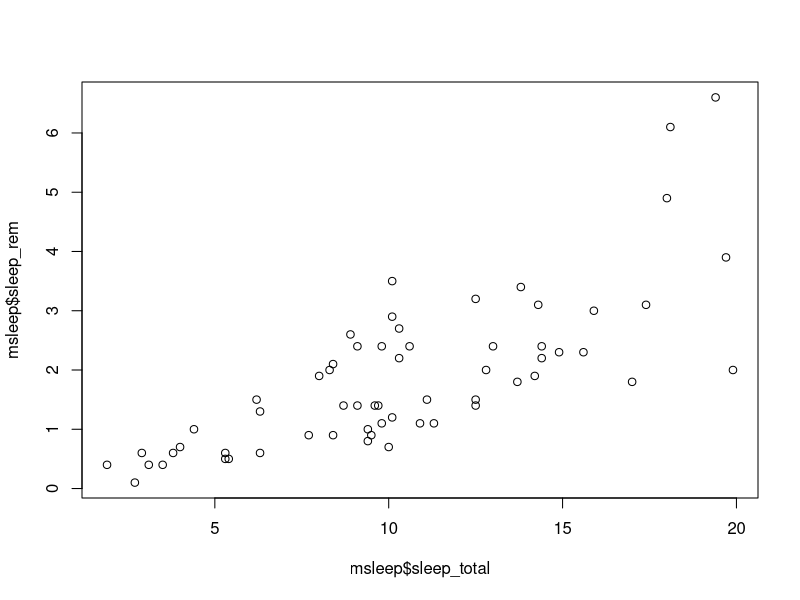
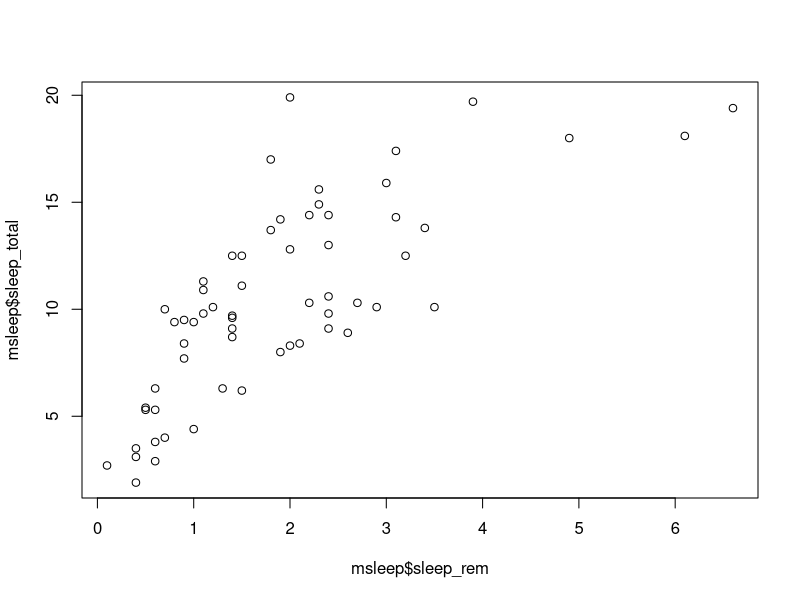
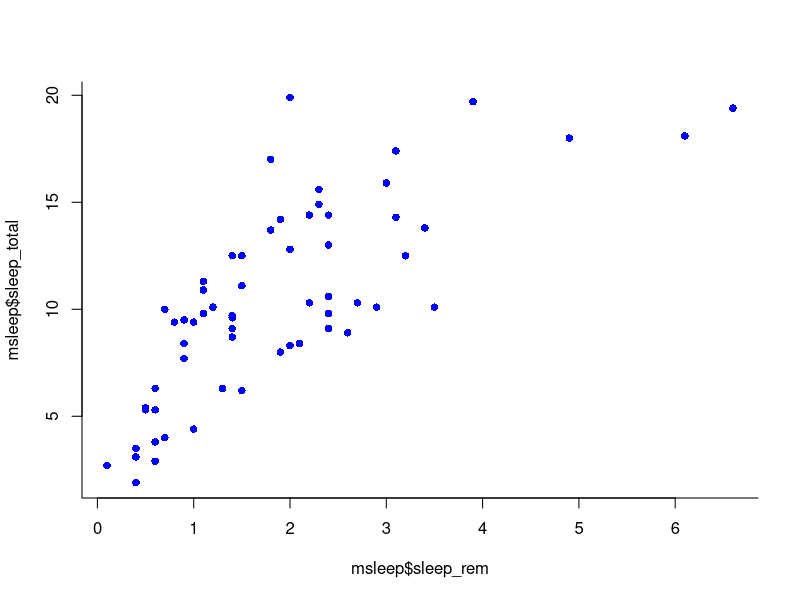
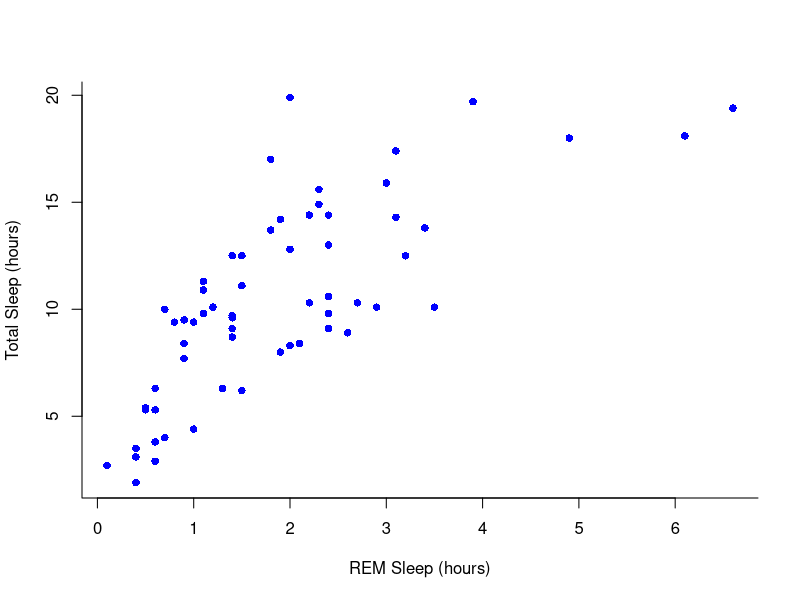
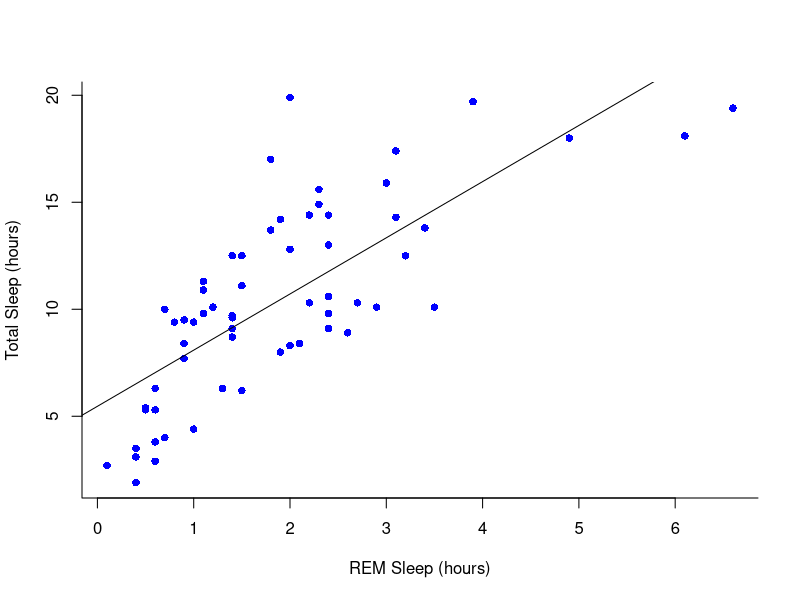
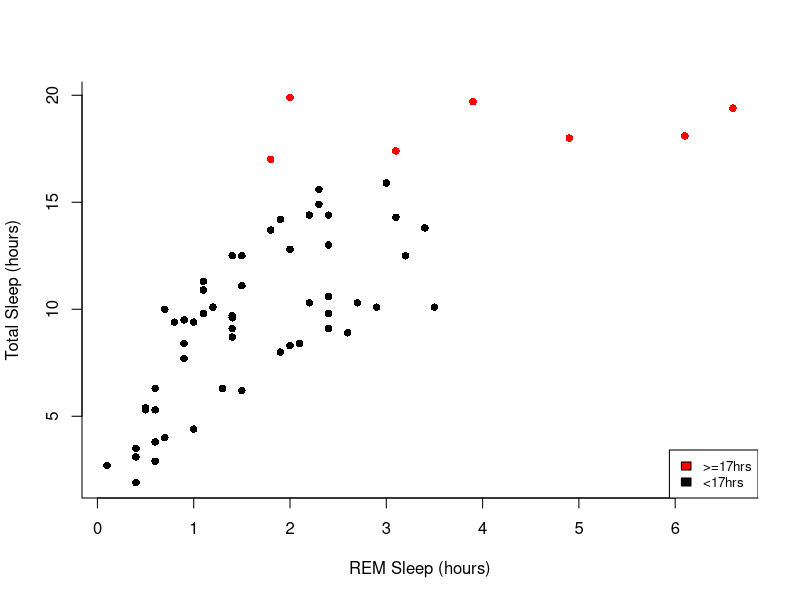
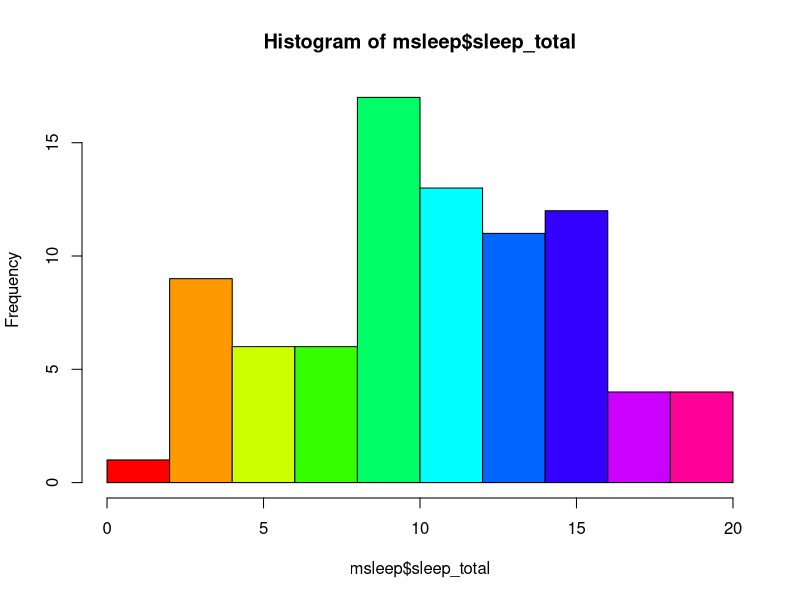
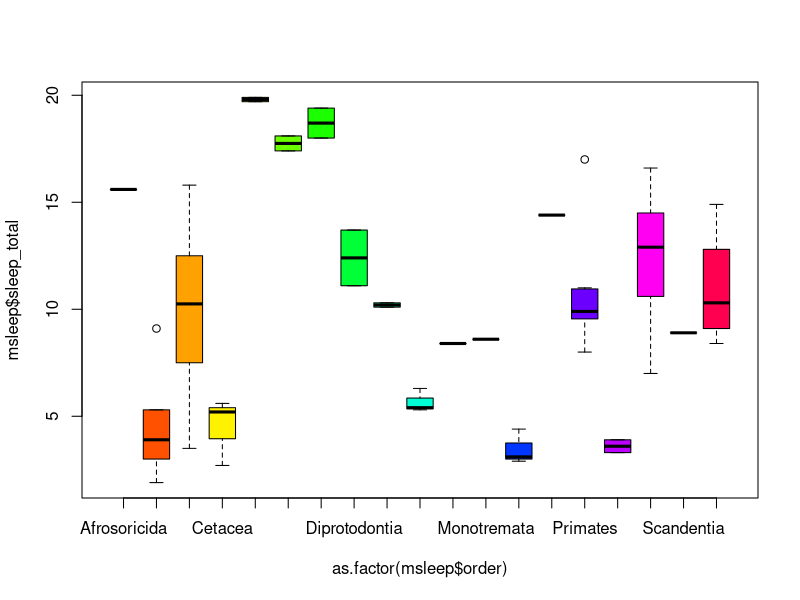

R code for these plots, in order:
## ---- chunk 1
knitr::opts_chunk$set(fig.width = 8, collapse = TRUE)
knitr::opts_chunk$set(echo = TRUE)
## ---- chunk 2

library(ggplot2)
data(msleep)
## ---- chunk 3

plot(msleep$sleep_total, msleep$sleep_rem)

# or plot response variable as a function "~" of the predictor variable. When we use ~, the dependent variable is always on the left hand side. 
## ---- chunk 4

plot(msleep$sleep_total~msleep$sleep_rem) #you'll notice this swaps the x and y axis

## ---- chunk 5
#Choose a pch and make the color blue and give it a bottom+left border
plot(msleep$sleep_total~msleep$sleep_rem, pch = 16, col="blue", bty="L")

## ---- chunk 6
#Choose a pch and make the color blue and give it a bottom+left border
plot(msleep$sleep_total~msleep$sleep_rem, pch = 16, col="blue", bty="L", xlab="REM Sleep (hours)", ylab= "Total Sleep (hours)") 

## ---- chunk 7
#first make a plot
plot(msleep$sleep_total~msleep$sleep_rem, pch = 16, col="blue", bty="L", xlab="REM Sleep (hours)", ylab= "Total Sleep (hours)") 

#then add a line. The function lm runs a linear model on our x, y values.
abline(lm(msleep$sleep_total~msleep$sleep_rem))

## ---- chunk 8
#start by defining points by whether they are greater than sleep_total 16 and storing
#first make a empty column named colors within the msleep dataframe

msleep$colors=NA
#store the colors "red" or "black" in the color column for the rows that satsify the following criteria.
msleep$colors[msleep$sleep_total >= 17] <-"red"
msleep$colors[msleep$sleep_total < 17] <-"black"
## ---- chunk 9
plot(msleep$sleep_total~msleep$sleep_rem, pch = 16, col=msleep$colors, bty="L", xlab="REM Sleep (hours)", ylab= "Total Sleep (hours)") 

legend("bottomright", legend=c(">=17hrs", "<17hrs"),
      fill = c("red", "black"), cex=0.8)
        
## ---- chunk 10

#let's make a histogram of sleep_total and fill it with the color palette rainbow() which needs to know how many colors to use

hist(msleep$sleep_total, col=rainbow(10))

## ---- chunk 11
#let's make a boxplot of sleep_total and order making each one a different color 
#using plot it would look like the following (code is silenced as it give same plot as below):

#plot(msleep$sleep_total~as.factor(msleep$order), col=rainbow(19)) 

#or we can do the following:
boxplot(msleep$sleep_total~as.factor(msleep$order), col=rainbow(19)) 

## ---- chunk 12
plot(msleep$sleep_total~as.factor(msleep$vore),col=rainbow(4), xlab="Consumer type", ylab= "Total Sleep (hours)")
## ---- chunk 13
# Note: this dataset can also be accessed directly from the ChickWeight package in R 
# (see ?ChickWeight)
data("ChickWeight")
## ---- chunk 14
length(unique(ChickWeight$Chick))
length(unique(ChickWeight$Diet))
## ---- chunk 15
plot(ChickWeight$weight ~ ChickWeight$Time, 
     xlab = "Time (days)", 
     ylab = "Weight (gm)")
## ---- chunk 16
par(mfrow = c(1,1))
hist(ChickWeight$weight[ChickWeight$Time == max(ChickWeight$Time)], 
     xlab = "Weight (gm)", 
     main = "Weights at final day of experiment", 
     col = rainbow(10))
## ---- chunk 17
my.new = ChickWeight[ChickWeight$Time == max(ChickWeight$Time), ]
boxplot(weight ~ Diet, 
        data = my.new, 
        xlab = "Diet", 
        ylab = "Weight (gm)", 
        main = "Final weights given diet type", 
        col = c("red", "blue", "orange", "green"))
## ---- chunk 18
# Install R Color Brewer
#install.packages("RColorBrewer")
library("RColorBrewer")
## ---- chunk 19
library(RColorBrewer)
my.colors = brewer.pal(10, "Paired")
hist(ChickWeight$weight[ChickWeight$Time == max(ChickWeight$Time)], xlab = "Weight (gm)",main = "Weights at final day of experiment", col = my.colors)
## ---- chunk 20
#load in the data
data(state)
states = as.data.frame(state.x77) # convert data to a familiar format - data frame
str(states) # let's take a look at the dataframe

#make an initial ggplot
ggplot(data=states) 

## ---- chunk 21
#lets make a scatterplot of population and income
#we specify which axes we want to be x and y with aes()
#we'll then use geom_point to tell it to make a scatterplot using the data we specified in the first command
ggplot(data=states, aes(x=Population, y=Income))+geom_point() 

## ---- chunk 22

ggplot(data=states, aes(x=Population, y=Income))+geom_point()+geom_smooth(method="lm") 

## ---- chunk 23

ggplot(data=states, aes(x=Population, y=Income))+geom_point()+geom_smooth(method="lm")+theme_minimal() 

## ---- chunk 24
ggplot(data=states, aes(x=Income, y=Illiteracy, color=Population)) +geom_point()+geom_smooth(method="lm", color="red")+theme_classic() 
## ---- chunk 25

# because our vore vector is a character vector we must convert it to a factor before we can use it to group or color

ggplot(msleep, aes(y=sleep_total, x=sleep_rem, group=as.factor(vore), color=as.factor(vore))) +geom_point()

## ---- chunk 26
# as we add things to the plot the line can get really long, you can hit enter after the plus sign to start a new line

ggplot(msleep, aes(y=sleep_total, x=sleep_rem, group=as.factor(vore), color=as.factor(vore)))+
  geom_point()+
  labs(y= "Total Sleep (hours)", x= "REM sleep (hours)")+
  theme_minimal()+
  scale_color_manual(name="Diet", 
                        labels = c("Carnivore", 
                                   "Herbivore", 
                                   "Insectivore", 
                                   "Omnivore", 
                                    "NA"), 
                        values = c("carni"="blue", 
                                   "herbi"="red", 
                                   "insecti"="green", 
                                   "omni"="brown", 
                                   "NA"="orange"))

## ---- chunk 27
#assign to an object

g<-ggplot(msleep, aes(y=sleep_total, x=sleep_rem, group=as.factor(vore), color=as.factor(vore)))+
  geom_point()+
  labs(y= "Total Sleep (hours)", x= "REM sleep (hours)")+
  theme_minimal()+
  scale_color_manual(name="Diet", 
                        labels = c("Carnivore", 
                                   "Herbivore", 
                                   "Insectivore", 
                                   "Omnivore", 
                                    "NA"), 
                        values = c("carni"="blue", 
                                   "herbi"="red", 
                                   "insecti"="green", 
                                   "omni"="brown", 
                                   "NA"="orange"))

g
## ---- chunk 28

ggplot(iris, aes(y=Sepal.Length, x=Sepal.Width, group=Species, color=Species))+
  geom_point()+
  facet_wrap(~Species)+
  geom_smooth(method="lm")

## ---- chunk 29
ggplot(ChickWeight, aes(x=Time, y=weight, group=Diet, color=Diet))+
  stat_summary(fun=mean, geom="point", size=1)+
  stat_summary(fun=mean, geom="line", size=1)+
  stat_summary(fun.data = mean_se, geom = "errorbar", 
               aes(width=0.1), size=0.5)

## ---- chunk 30
# we can just use the geom_smooth command from above and ggplot takes care of the rest!
# The code below will only work if you stored your plot in object g.
g+geom_smooth(method="lm")

## ---- chunk 31

ggplot(msleep, aes(y=sleep_total, x=as.factor(vore), fill=as.factor(vore)))+geom_boxplot()

## ---- chunk 32

ggplot(midwest, aes(y=area, x=popdensity, col=as.factor(state)))+geom_point()+facet_grid(~state)


## ---- chunk 33

#we can subset our data first and store the subset in a new dataframe

il<-midwest[midwest$state == "IL",]

ggplot(il, aes(x=popdensity, y=poptotal))+geom_point() 

## ---- chunk 34
ggplot(midwest, aes(x=state, y=popdensity, color=state))+
  stat_summary(fun.y=mean, geom="point", size=1)+
  stat_summary(fun.y=mean, geom="line", size=1)+
  stat_summary(fun.data = mean_se, geom = "errorbar", 
               aes(width=0.1), size=0.5)+
  theme_minimal()+
  scale_color_manual(values=rainbow(5))

## ---- chunk 35
squares = rep(NA, 10) # use rep to create a vector length 10 of NAs to store the result
for (i in 1:10) { # for loop
  squares[i] = i^2
}
squares

## ---- chunk 36
#?sapply 
# syntax: sapply(X = object_to_repeat_over, FUN = function_to_repeat)

# simple example of sapply over a vector
# we can use an in-line function definition
sapply(1:10, function(x)  x^2)

# equivalently, we can define our own functions separately for sapply
# e.g. a function that calculates the area of a circle radius r, pi*r^2
areaCircle = function(r){
  return(pi * r^2)
}

sapply(1:10, areaCircle)

# in R, we can also just use short-hand for simple vector calculations:
pi*(1:10)^2

# but unlike the short-hand, sapply can also iterate over elements in a list
listy = list(a = TRUE, b = c("a", "b", "c"), c = 10:100)
str(listy) # look at the structure of 'listy'
length(listy) # look at the length of 'listy'

# use sapply to return a vector for length of each object within the list

sapply(listy, FUN = length) 

## ---- chunk 37
df1 = data.frame(x1 = 1:10, y1 = 1:10)
df2 = data.frame(x2 = 1:10, y2 = -1:-10)
df3 = data.frame(x3 = 1:10, y3 = 10:1)
df4 = data.frame(x4 = 1:10, y4 = 1:10)

my_list = list(df1, df2, df3, df4) # put 4 data frames together in a list

par(mfrow = c(2,2)) # set up frame for 4 plots
sapply(my_list, plot) # plot my_list with sapply

## ---- chunk 38
#load in the data
data(state)
states = as.data.frame(state.x77) # convert data to a familiar format - data frame
str(states) # let's take a look at the dataframe

# calculate the mean for each column
apply(states, 2, mean)

# note you could get this with colMeans() or summary(), along with the min and max and other values, but there may be instances where you only want the mean

# you could also plot each column against Population in ggplot
## ---- chunk 39
apply(states, 2, FUN = function(i) ggplot(states, aes(x=Population, y = i))+geom_point()+geom_smooth(method="lm")+theme_classic())

## ---- chunk 40
#calculate the sum across each row in states
apply(states, 1, sum)

## ---- chunk 41
lapply(1:10, function(x)  x^2) # lapply returns list
sapply(1:10, function(x)  x^2, simplify = FALSE) # same as an lapply
sapply(1:10, function(x)  x^2) # default is simplify = TRUE which retuns a vector
## ---- chunk 42
# load state data again, you can skip this if you already have it loaded
data(state)

states = as.data.frame(state.x77) # convert data to a familiar format - data frame
str(states) # let's take a look at the dataframe

# example syntax --- tapply(variable of interest, grouping variable, function)

# for each US region in our dataset, finds the mean of Frost for states in that region
tapply(states$Frost, state.region, mean) # state.region contains the region information for each state

# you can nest apply statements! Let's find the region average for all the variables in the states dataset
apply(states,
      2, # apply over columns of my_states
      function(x) tapply(x, state.region, mean)) # each column = variable of interest for tapply

## ---- chunk 43
# load state data
#?state
data(state)

# this data is stored in a slightly different way than other datasets we've used so far
states = as.data.frame(state.x77) # run this line of code to avoid later confusion

apply(states,2,mean)

#or an alternative that will get you only the columns requested
colMeans(states[,c("Population", "Income", "Area")])

## ---- chunk 44

tapply(states$Area, state.region, mean)

## ---- chunk 45
#how many columns do we have? 
dim(states)
par(mfrow = c(2,2)) # make your plot window show 2 rows and 2 columns at once
apply(states, 2, hist)

## ---- chunk 46
livability <- apply(states[,c("Illiteracy", "Murder", "Frost")], 1, prod) # subset to variables of interest
livability[order(livability, decreasing = T)][1:10] # top ten least livable states
## ---- chunk 47
data_to_plot = c(1,3,4,5,6,3,3,4,5,1,1,1,1,1)

par(mfrow = c(2,2))# run this line to set your plot to make 4 plots in total (2rows, 2columns)
## ---- chunk 48
data_to_plot = c(1,3,4,5,6,3,3,4,5,1,1,1,1,1)
my_colors = c("deeppink", "red", "blue", "darkgreen")
par(mfrow = c(2,2)) # extra styling, plots in a 2x2 grid
sapply(my_colors, FUN = function(i) hist(data_to_plot, main = i, col = i))

## ---- chunk 49

states_standardized = apply(states, 2, function(x) (x-mean(x))/sd(x))
# original:
head(states)

# standardized
head(states_standardized)

## ---- chunk 50
par(mfrow = c(2,2))
sapply(colnames(states), function(x)hist(states[ , x],main = x, xlab = x,col = "darkblue"))
